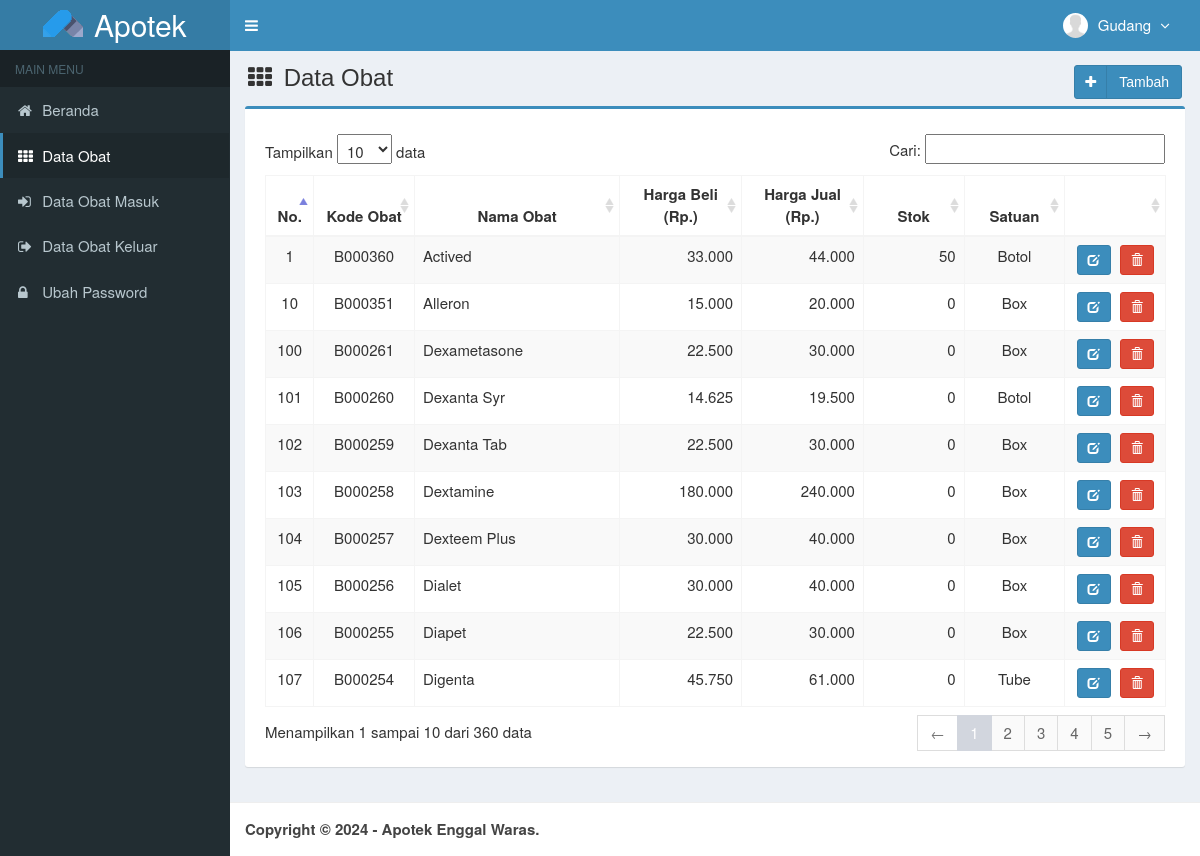
The page /main.php?module=obat (signed in) on the database its author committed.
### tables this page shows
CREATE TABLE `is_users` (
  `id_user` int(3) NOT NULL,
  `username` varchar(50) NOT NULL,
  `nama_user` varchar(50) NOT NULL,
  `password` varchar(50) NOT NULL,
  `email` varchar(50) DEFAULT NULL,
  `telepon` varchar(13) DEFAULT NULL,
  `foto` varchar(100) DEFAULT NULL,
  `hak_akses` enum('Admin','Owner','Gudang') DEFAULT NULL,
  `status` enum('aktif','blokir') NOT NULL DEFAULT 'aktif',
  `created_at` timestamp NOT NULL DEFAULT CURRENT_TIMESTAMP,
  `updated_at` timestamp NOT NULL DEFAULT CURRENT_TIMESTAMP ON UPDATE CURRENT_TIMESTAMP
);

CREATE TABLE `is_obat` (
  `kode_obat` varchar(7) NOT NULL,
  `nama_obat` varchar(50) NOT NULL,
  `harga_beli` int(11) NOT NULL,
  `harga_jual` int(11) NOT NULL,
  `satuan` varchar(20) NOT NULL,
  `stok` int(11) NOT NULL,
  `created_user` int(3) NOT NULL,
  `created_date` timestamp NOT NULL DEFAULT CURRENT_TIMESTAMP,
  `updated_user` int(3) NOT NULL,
  `updated_date` timestamp NOT NULL DEFAULT CURRENT_TIMESTAMP ON UPDATE CURRENT_TIMESTAMP
);

### config/fungsi_rupiah.php (called while the page is built, shortened)
<?php
function format_rupiah($angka)
{
  $rupiah = number_format($angka, 0, ',', '.');
  return $rupiah;
}

### modules/obat/view.php (the view, shortened to what this page needs)
<section class="content-header">
  <h1>
    <i class="fa fa-th icon-title"></i> Data Obat
    <?php if ($_SESSION['hak_akses'] == 'Admin' || $_SESSION['hak_akses'] == 'Gudang') : ?>
      <a class="btn btn-primary btn-social pull-right" href="?module=form_obat&form=add" title="Tambah Data" data-toggle="tooltip">
        <i class="fa fa-plus"></i> Tambah
      </a>
    <?php endif ?>
  </h1>
</section>
<section class="content">
  <div class="row">
    <div class="col-md-12">
      <div class="box box-primary">
        <div class="box-body">
          <table id="dataTables1" class="table table-bordered table-striped table-hover">
            <thead>
              <tr>
                <th class="center">No.</th>
                <th class="center">Kode Obat</th>
                <th class="center">Nama Obat</th>
                <th class="center">Harga Beli (Rp.)</th>
                <th class="center">Harga Jual (Rp.)</th>
                <th class="center">Stok</th>
                <th class="center">Satuan</th>
                <?php if ($_SESSION['hak_akses'] == 'Admin' || $_SESSION['hak_akses'] == 'Gudang') : ?>
                  <th></th>
                <?php endif ?>
              </tr>
            </thead>
            <tbody>
              <?php
              $no = 1;
              $query = mysqli_query($mysqli, "SELECT kode_obat,nama_obat,harga_beli,harga_jual,satuan,stok FROM is_obat ORDER BY kode_obat DESC")
                or die('Ada kesalahan pada query tampil Data Obat: ' . mysqli_error($mysqli));
              ?>
              <?php while ($data = mysqli_fetch_assoc($query)) : ?>
                <tr>
                  <td width='30' class='center'><?= $no++ ?></td>
                  <td width='80' class='center'><?= $data['kode_obat'] ?></td>
                  <td width='180'><?= $data['nama_obat'] ?></td>
                  <td width='100' align='right'><?= format_rupiah($data['harga_beli']) ?></td>
                  <td width='100' align='right'><?= format_rupiah($data['harga_jual']) ?></td>
                  <td width='80' align='right'><?= $data['stok'] ?></td>
                  <td width='80' class='center'><?= $data['satuan'] ?></td>
                  <?php if ($_SESSION['hak_akses'] == 'Admin' || $_SESSION['hak_akses'] == 'Gudang') : ?>
                    <td class='center' width='80'>
                      <div>
                        <a data-toggle='tooltip' data-placement='top' title='Ubah' style='margin-right:5px' class='btn btn-primary btn-sm' href='?module=form_obat&form=edit&id=$data[kode_obat]'>
                          <i style='color:#fff' class='glyphicon glyphicon-edit'></i>
                        </a>
                        <a data-toggle="tooltip" data-placement="top" title="Hapus" class="btn btn-danger btn-sm" href="modules/obat/proses.php?act=delete&id=<?php echo $data['kode_obat']; ?>" onclick="return confirm('Anda yakin ingin menghapus obat <?php echo $data['nama_obat']; ?> ?');">
                          <i style="color:#fff" class="glyphicon glyphicon-trash"></i>
                        </a>
                      </div>
                    </td>
                  <?php endif ?>
                </tr>
              <?php endwhile ?>
            </tbody>
          </table>
        </div>
      </div>
    </div>
  </div>
</section><!-- /.content

### main.php (shortened to what this page needs)
<!DOCTYPE html>
<html>
  <head>
    <link href="assets/css/bootstrap.min.css" rel="stylesheet" type="text/css" />
    <link href="assets/plugins/font-awesome-4.6.3/css/font-awesome.min.css" rel="stylesheet" type="text/css" />
    <link href="assets/plugins/datatables/dataTables.bootstrap.css" rel="stylesheet" type="text/css" />
    <link href="assets/plugins/datepicker/datepicker.min.css" rel="stylesheet" type="text/css" />
    <link rel="stylesheet" type="text/css" href="assets/plugins/chosen/css/chosen.min.css" />
    <link href="assets/css/AdminLTE.min.css" rel="stylesheet" type="text/css" />
    <link href="assets/css/skins/skin-blue.min.css" rel="stylesheet" type="text/css" />
    <link href="assets/plugins/datepicker/datepicker3.css" rel="stylesheet" type="text/css" />
    <link href="assets/css/style.css" rel="stylesheet" type="text/css" />
  </head>
  <body class="skin-blue fixed">
    <div class="wrapper">
      <header class="main-header">
        <a href="?module=beranda" class="logo">
          <img style="margin-top:-15px;margin-right:5px" src="assets/img/logo-blue.png" alt="Logo">
          <span style="font-size:30px">Apotek</span>
        </a>
        <nav class="navbar navbar-static-top" role="navigation">
          <a href="#" class="sidebar-toggle" data-toggle="offcanvas" role="button">
          </a>
          <div class="navbar-custom-menu">
            <ul class="nav navbar-nav">
              <?php include "top-menu.php" ?>
            </ul>
          </div>
        </nav>
      </header>
      <aside class="main-sidebar">
        <section class="sidebar">
            <?php include "sidebar-menu.php" ?>
        </section>
      </aside>
      <div class="content-wrapper">
        <?php include "content.php" ?>
      </div>
      <footer class="main-footer">
        <strong>Copyright &copy; 2024 - Apotek Enggal Waras.</strong>
      </footer>
    </div>
  </body>
</html>

### top-menu.php (shortened to what this page needs)
<?php
require_once "config/database.php";
$query = mysqli_query($mysqli, "SELECT id_user, nama_user, foto, hak_akses FROM is_users WHERE id_user='$_SESSION[id_user]'")
                                or die('Ada kesalahan pada query tampil Manajemen User: '.mysqli_error($mysqli));
$data = mysqli_fetch_assoc($query);
?>
<li class="dropdown user user-menu">
  <a href="#" class="dropdown-toggle" data-toggle="dropdown">
  <?php
  if ($data['foto']=="") { ?>
    <img src="images/user/user-default.png" class="user-image" alt="User Image"/>
  <?php
  }
  else { ?>
    <img src="images/user/<?php echo $data['foto']; ?>" class="user-image" alt="User Image"/>
  <?php
  }
  ?>
    <span class="hidden-xs"><?php echo $data['nama_user']; ?> <i style="margin-left:5px" class="fa fa-angle-down"></i></span>
  </a>
</li>

### sidebar-menu.php (shortened to what this page needs)
<ul class="sidebar-menu">
  <li class="header">MAIN MENU</li>
  <li class="<?= $_GET["module"] == "beranda" ? 'active' : '' ?>">
    <a href="?module=beranda"><i class="fa fa-home"></i> Beranda </a>
  </li>
  <?php if ($_SESSION['hak_akses'] == 'Owner' || $_SESSION['hak_akses'] == 'Gudang' || $_SESSION['hak_akses'] == 'Admin') : ?>
    <li class="<?= $_GET["module"] == "obat" || $_GET["module"] == "form_obat" ? 'active' : '' ?>">
      <a href="?module=obat"><i class="fa fa-th"></i> Data Obat </a>
    </li>
    <li class="<?= $_GET["module"] == "obat_masuk" || $_GET["module"] == "form_obat_masuk" ? 'active' : '' ?>">
      <a href="?module=obat_masuk"><i class="fa fa-sign-in"></i> Data Obat Masuk </a>
    </li>
    <li class="<?= $_GET["module"] == "obat_keluar" || $_GET["module"] == "form_obat_keluar" ? 'active' : '' ?>">
      <a href="?module=obat_keluar"><i class="fa fa-sign-out"></i> Data Obat Keluar </a>
    </li>
  <?php endif ?>
  <li class="<?= $_GET["module"] == "password" ? 'active' : '' ?>">
    <a href="?module=password"><i class="fa fa-lock"></i> Ubah Password</a>
  </li>
</ul>

### content.php (shortened to what this page needs)
<?php
require_once "config/fungsi_rupiah.php";
if (empty($_SESSION['username']) && empty($_SESSION['password'])){
	echo "<meta http-equiv='refresh' content='0; url=index.php?alert=1'>";
}
else {
	if ($_GET['module'] == 'beranda') {
		include "modules/beranda/view.php";
	}
	elseif ($_GET['module'] == 'obat') {
		include "modules/obat/view.php";
	}
	elseif ($_GET['module'] == 'form_obat') {
		include "modules/obat/form.php";
	}
	elseif ($_GET['module'] == 'obat_masuk') {
		include "modules/obat-masuk/view.php";
	}
	elseif ($_GET['module'] == 'form_obat_masuk') {
		include "modules/obat-masuk/form.php";
	}
	elseif ($_GET['module'] == 'obat_keluar') {
		include "modules/obat-keluar/view.php";
	}
	elseif ($_GET['module'] == 'form_obat_keluar') {
		include "modules/obat-keluar/form.php";
	}
	elseif ($_GET['module'] == 'lap_stok') {
		include "modules/lap-stok/view.php";
	}
	elseif ($_GET['module'] == 'lap_obat_masuk') {
		include "modules/lap-obat-masuk/view.php";
	}
	elseif ($_GET['module'] == 'lap_obat_keluar') {
		include "modules/lap-obat-keluar/view.php";
	}
	elseif ($_GET['module'] == 'user') {
		include "modules/user/view.php";
	}
	elseif ($_GET['module'] == 'form_user') {
		include "modules/user/form.php";
	}
	elseif ($_GET['module'] == 'profil') {
		include "modules/profil/view.php";
	}
	elseif ($_GET['module'] == 'form_profil') {
		include "modules/profil/form.php";
	}
	elseif ($_GET['module'] == 'password') {
		include "modules/password/view.php";
	}
}
?>

### assets/css/style.css (style rules this page uses)
.btn-social *:first-child { border-right: 1px solid rgba(0, 0, 0, 0.1); bottom: 0; font-size: 1em !important; left: 0; line-height: 32px !important; position: absolute; text-align: center; top: 0; width: 32px !important; }
.content-header { padding: 15px 18px 0; position: relative; }
.center { text-align:center; }
.icon-title { margin-right: 5px; }
body { background-color: #fff; color: #333; font-size: 15px; line-height: 1.42857; }

### rows shown on the page
is_users: nama_user "Gudang"
is_obat: kode_obat "B000360", nama_obat "Actived", harga_beli "33.000", harga_jual "44.000", stok "50", satuan "Botol"
is_obat: kode_obat "B000351", nama_obat "Alleron", harga_beli "15.000", harga_jual "20.000", stok "0", satuan "Box"
is_obat: kode_obat "B000261", nama_obat "Dexametasone", harga_beli "22.500", harga_jual "30.000", stok "0", satuan "Box"
is_obat: kode_obat "B000260", nama_obat "Dexanta Syr", harga_beli "14.625", harga_jual "19.500", stok "0", satuan "Botol"
is_obat: kode_obat "B000259", nama_obat "Dexanta Tab", harga_beli "22.500", harga_jual "30.000", stok "0", satuan "Box"
is_obat: kode_obat "B000258", nama_obat "Dextamine", harga_beli "180.000", harga_jual "240.000", stok "0", satuan "Box"
is_obat: kode_obat "B000257", nama_obat "Dexteem Plus", harga_beli "30.000", harga_jual "40.000", stok "0", satuan "Box"
is_obat: kode_obat "B000256", nama_obat "Dialet", harga_beli "30.000", harga_jual "40.000", stok "0", satuan "Box"
is_obat: kode_obat "B000255", nama_obat "Diapet", harga_beli "22.500", harga_jual "30.000", stok "0", satuan "Box"
is_obat: kode_obat "B000254", nama_obat "Digenta", harga_beli "45.750", harga_jual "61.000", stok "0", satuan "Tube"
